Frame 1 (no input): blank canvas, image omitted
Frame 60 (no input): blank canvas, image omitted
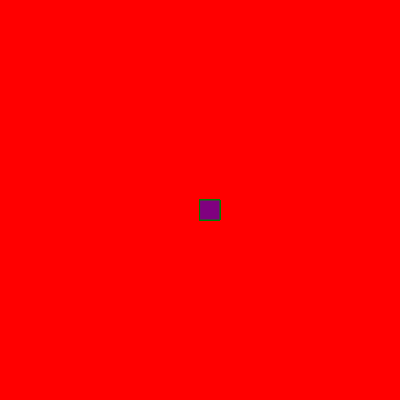
Frame 120 (the mouse pressed at the canvas centre since frame 60)

The p5.js sketch whose frames 1 and 60 were blank and that drew this single picture after the mouse press (run headless with seeded random() and noise() and a simulated clock; from frame 60 on, the mouse is pressed at the canvas centre):

// p5.js sketch
// ── sketch.js
function setup() {
    createCanvas(400, 400);
    background("red");
  }
  
  function draw() {
    stroke("green");
    fill("purple");
    
      if(mouseIsPressed)  {
    rect(mouseX,mouseY,20,20);
      }
  }
